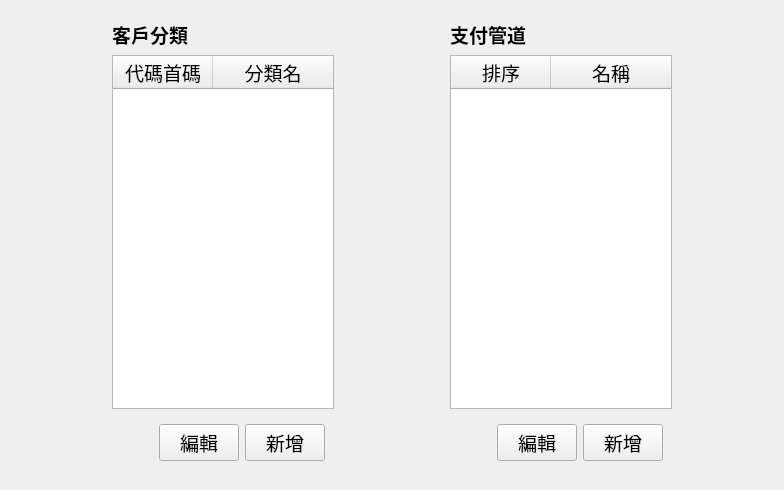
<?xml version="1.0" encoding="UTF-8"?>
<ui version="4.0">
 <class>LayerCustomerSetting</class>
 <widget class="QWidget" name="LayerCustomerSetting">
  <property name="geometry">
   <rect>
    <x>0</x>
    <y>0</y>
    <width>784</width>
    <height>490</height>
   </rect>
  </property>
  <property name="windowTitle">
   <string>Form</string>
  </property>
  <layout class="QGridLayout" name="gridLayout">
   <item row="0" column="0">
    <widget class="QWidget" name="widget_2" native="true">
     <property name="minimumSize">
      <size>
       <width>240</width>
       <height>0</height>
      </size>
     </property>
     <property name="maximumSize">
      <size>
       <width>240</width>
       <height>16777215</height>
      </size>
     </property>
     <property name="font">
      <font>
       <pointsize>14</pointsize>
      </font>
     </property>
     <layout class="QGridLayout" name="gridLayout_3">
      <item row="2" column="0">
       <widget class="QWidget" name="widget" native="true">
        <layout class="QHBoxLayout" name="horizontalLayout">
         <item>
          <spacer name="horizontalSpacer">
           <property name="orientation">
            <enum>Qt::Horizontal</enum>
           </property>
           <property name="sizeHint" stdset="0">
            <size>
             <width>40</width>
             <height>20</height>
            </size>
           </property>
          </spacer>
         </item>
         <item>
          <widget class="QPushButton" name="btnCusClassEdit">
           <property name="text">
            <string>編輯</string>
           </property>
          </widget>
         </item>
         <item>
          <widget class="QPushButton" name="btnCusClassAdd">
           <property name="text">
            <string>新增</string>
           </property>
          </widget>
         </item>
        </layout>
       </widget>
      </item>
      <item row="1" column="0">
       <widget class="QTableWidget" name="tbCusClass">
        <property name="editTriggers">
         <set>QAbstractItemView::NoEditTriggers</set>
        </property>
        <property name="selectionBehavior">
         <enum>QAbstractItemView::SelectRows</enum>
        </property>
        <attribute name="horizontalHeaderStretchLastSection">
         <bool>true</bool>
        </attribute>
        <attribute name="verticalHeaderVisible">
         <bool>false</bool>
        </attribute>
        <column>
         <property name="text">
          <string>代碼首碼</string>
         </property>
        </column>
        <column>
         <property name="text">
          <string>分類名</string>
         </property>
        </column>
       </widget>
      </item>
      <item row="0" column="0">
       <widget class="QLabel" name="label">
        <property name="font">
         <font>
          <pointsize>14</pointsize>
          <bold>true</bold>
         </font>
        </property>
        <property name="text">
         <string>客戶分類</string>
        </property>
       </widget>
      </item>
     </layout>
    </widget>
   </item>
   <item row="0" column="1">
    <widget class="QWidget" name="widget_3" native="true">
     <property name="minimumSize">
      <size>
       <width>240</width>
       <height>0</height>
      </size>
     </property>
     <property name="maximumSize">
      <size>
       <width>240</width>
       <height>16777215</height>
      </size>
     </property>
     <property name="font">
      <font>
       <pointsize>14</pointsize>
      </font>
     </property>
     <layout class="QGridLayout" name="gridLayout_4">
      <item row="2" column="0">
       <widget class="QWidget" name="widget_4" native="true">
        <layout class="QHBoxLayout" name="horizontalLayout_2">
         <item>
          <spacer name="horizontalSpacer_2">
           <property name="orientation">
            <enum>Qt::Horizontal</enum>
           </property>
           <property name="sizeHint" stdset="0">
            <size>
             <width>40</width>
             <height>20</height>
            </size>
           </property>
          </spacer>
         </item>
         <item>
          <widget class="QPushButton" name="btnDebitEdit">
           <property name="text">
            <string>編輯</string>
           </property>
          </widget>
         </item>
         <item>
          <widget class="QPushButton" name="btnDebitAdd">
           <property name="text">
            <string>新增</string>
           </property>
          </widget>
         </item>
        </layout>
       </widget>
      </item>
      <item row="1" column="0">
       <widget class="QTableWidget" name="tbDebit">
        <property name="editTriggers">
         <set>QAbstractItemView::NoEditTriggers</set>
        </property>
        <property name="selectionBehavior">
         <enum>QAbstractItemView::SelectRows</enum>
        </property>
        <attribute name="horizontalHeaderStretchLastSection">
         <bool>true</bool>
        </attribute>
        <attribute name="verticalHeaderVisible">
         <bool>false</bool>
        </attribute>
        <column>
         <property name="text">
          <string>排序</string>
         </property>
        </column>
        <column>
         <property name="text">
          <string>名稱</string>
         </property>
        </column>
       </widget>
      </item>
      <item row="0" column="0">
       <widget class="QLabel" name="label_2">
        <property name="font">
         <font>
          <pointsize>14</pointsize>
          <bold>true</bold>
         </font>
        </property>
        <property name="text">
         <string>支付管道</string>
        </property>
       </widget>
      </item>
     </layout>
    </widget>
   </item>
  </layout>
 </widget>
 <resources/>
 <connections/>
</ui>
